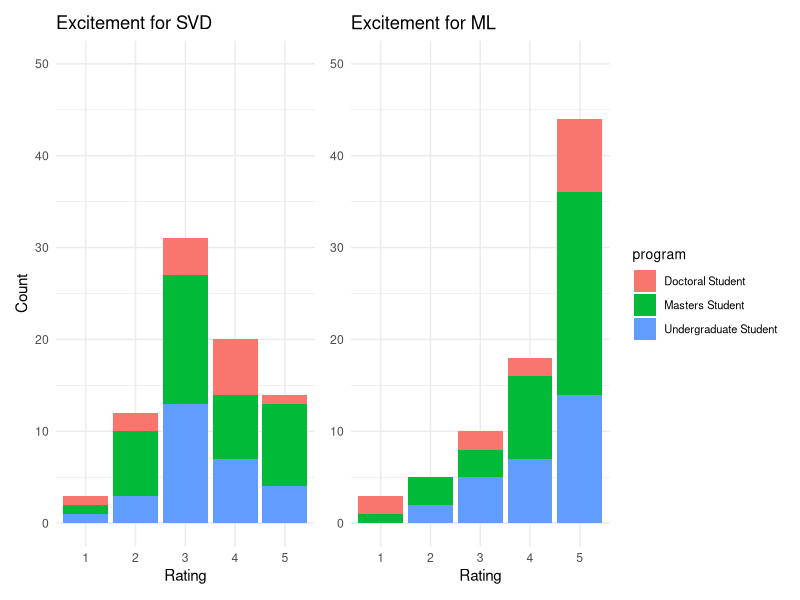
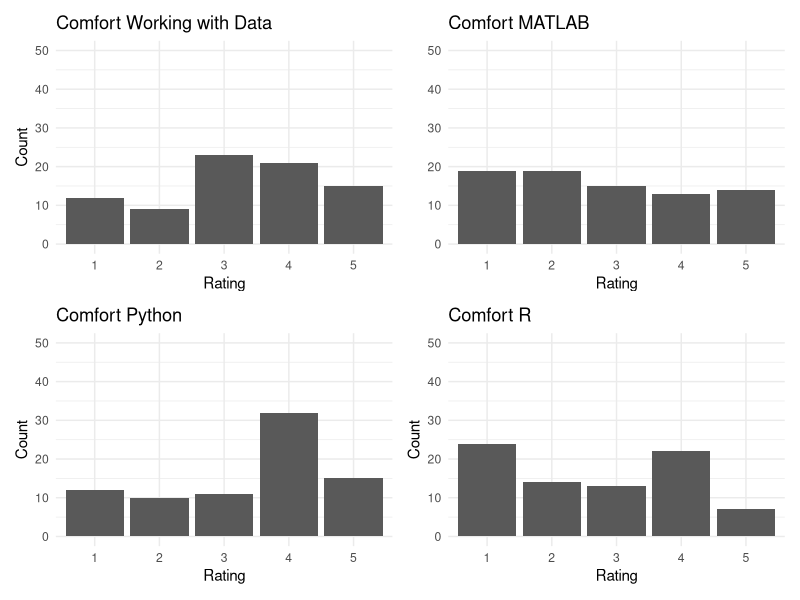
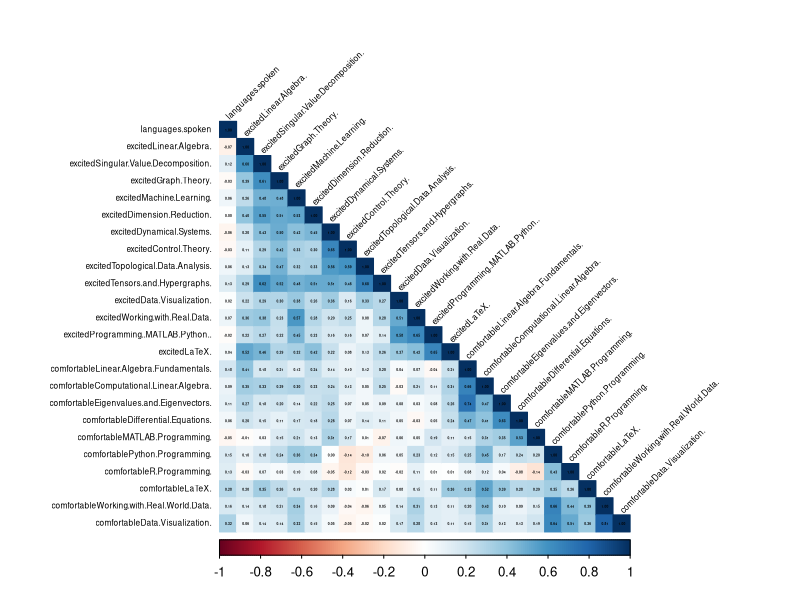
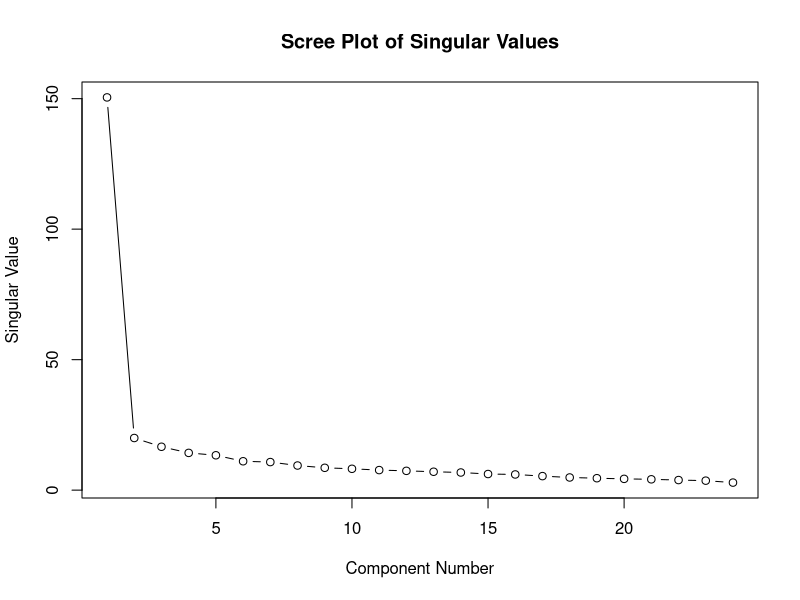
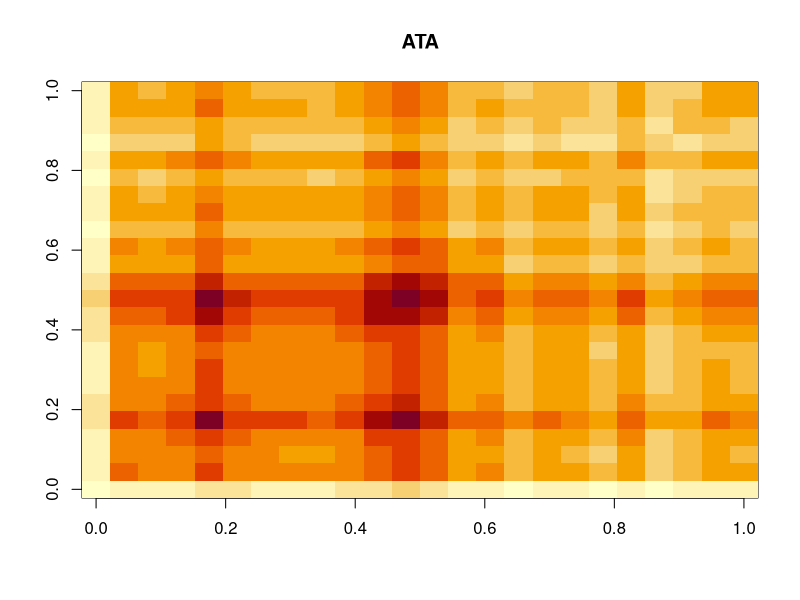
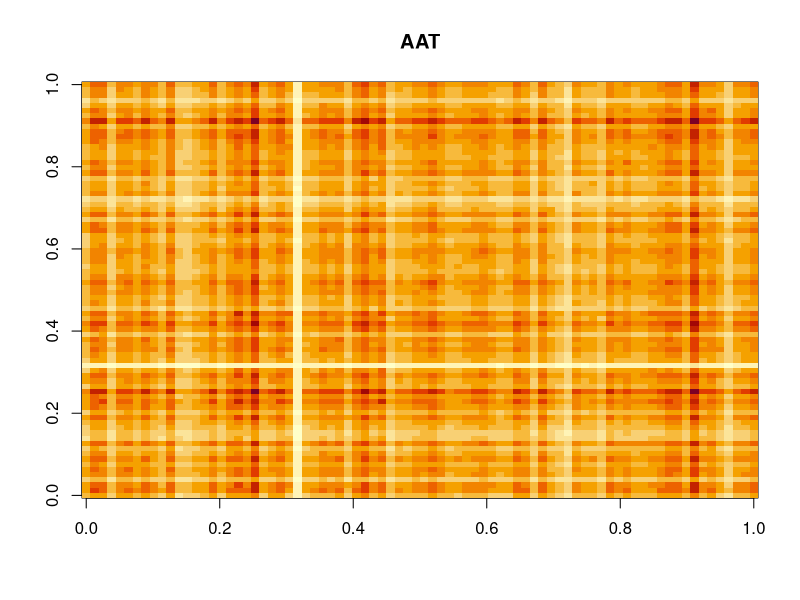

These figures' R source, in order:
## ---- chunk 1
knitr::opts_chunk$set(echo = TRUE)
library(Matrix)
library(ggplot2)
library(patchwork)
library(corrplot)
## ---- chunk 2
A = matrix(c(-149, -50, -154,
               537, 180, 546,
               -27, -9, -25), 
             nrow = 3, byrow = TRUE)

eigenA = eigen(A)
print(eigenA$values)

svdA = svd(A)
print(svdA$d, digits = 2, scientific=FALSE)
## ---- chunk 3
A = matrix(c(-18, 150, -40,
               150, 200, 60,
               -40, 60, -116), 
             nrow = 3, byrow = TRUE)

eigenA = eigen(A)
print(format(eigenA$values, digits = 1))

svdA = svd(A)
print(format(svdA$d, digits = 2))
## ---- chunk 4
setwd("C:\\Users\\Ben\\OneDrive\\Documents\\Class Materials\\STATS 547")
data = read.csv("MATH 547 Introductions.csv")
colnames(data) <- sub("^In.this.section.please.indicate.how.comfortable.you.are.with.the.following.topics..1.indicates..beginner..and.5.indicates..expert....Note..Proficiency.in.every.category.is.not.a.barrier.to.entry.for.this.course....", "comfortable", colnames(data))
colnames(data) <- sub("^In.this.section..please.indicate.how.excited.you.are.by.the.following.topics..1.indicates..not.excited..and.5.indicates..very.excited...", "excited", colnames(data))
colnames(data) <- sub("^How.many.human.languages.do.you.speak.", "languages.spoken", colnames(data))
colnames(data) <- sub("^Choose.the.option.that.best.describes.you.", "program", colnames(data))
colnames(data) <- sub("^Choose.the.best.description.of.your.background.", "major.focus", colnames(data))
colnames(data) <- sub("^What.do.you.plan.to.do.after.your.program.", "plan", colnames(data))
## ---- chunk 5
dim(data)

#Rank of the data excluding categorical variables
numerics = data[c(3, 5:ncol(data))]
rankMatrix(numerics)[1]
## ---- chunk 6
p1 <- ggplot(data = data[,1:17], 
             aes(x = factor(excitedSingular.Value.Decomposition.), fill = program)) +
  geom_bar(position = "stack") +  
  labs(title = "Excitement for SVD",
       x = "Rating",
       y = "Count") +
  theme_minimal() +
  theme(legend.position = "none") + 
  ylim(0, 50)  

p2 <- ggplot(data = data[,1:17], 
             aes(x = factor(excitedMachine.Learning.), fill = program)) +
  geom_bar(position = "stack") +  
  labs(title = "Excitement for ML",
       x = "Rating",
       y = NULL) +
  theme_minimal() +
  theme(legend.text = element_text(size = 8), 
        legend.title = element_text(size = 10)) +  
  ylim(0, 50)  

p1 + p2  
## ---- chunk 7
p1 <- ggplot(data = data, 
             aes(x = factor(comfortableWorking.with.Real.World.Data.))) +
  geom_bar(position = "stack") +  
  labs(title = "Comfort Working with Data",
       x = "Rating",
       y = "Count") +
  theme_minimal() +
  theme(legend.position = "none") + 
  ylim(0, 50)  

p2 <- ggplot(data = data, 
             aes(x = factor(comfortableMATLAB.Programming.))) +
  geom_bar(position = "stack") +  
  labs(title = "Comfort MATLAB",
       x = "Rating",
       y = NULL) +
  theme_minimal() +
  theme(legend.text = element_text(size = 8), 
        legend.title = element_text(size = 10)) +  
  ylim(0, 50)  

p3 <- ggplot(data = data, 
             aes(x = factor(comfortablePython.Programming.))) +
  geom_bar(position = "stack") +  
  labs(title = "Comfort Python",
       x = "Rating",
       y = "Count") +
  theme_minimal() +
  theme(legend.position = "none") + 
  ylim(0, 50)  

p4 <- ggplot(data = data, 
             aes(x = factor(comfortableR.Programming.))) +
  geom_bar(position = "stack") +  
  labs(title = "Comfort R",
       x = "Rating",
       y = "Count") +
  theme_minimal() +
  theme(legend.position = "none") + 
  ylim(0, 50)  

p1 + p2 + p3 +p4 

## ---- chunk 8
cor_matrix = cor(numerics, use = "complete.obs")
corrplot(cor_matrix, method = "color", type = "lower", 
         tl.pos = TRUE, tl.cex = .5, tl.col = "black", tl.srt = 45,
         addCoef.col = "black", number.cex = .2)
## ---- chunk 9
svdA = svd(numerics)
U = svdA$u
S = svdA$d
V = svdA$v
## ---- chunk 10
plot(S, 
     type = "b", 
     main = "Scree Plot of Singular Values", 
     xlab="Component Number", 
     ylab = "Singular Value")
## ---- chunk 11
A = data.matrix(numerics)
image(t(A) %*% A, main = "ATA")
image(A %*% t(A), main = "AAT")
## ---- chunk 12
svd.AtA = svd(t(A) %*% A)
ata.u = svd.AtA$u
ata.s = svd.AtA$d
ata.v = svd.AtA$v

svd.AAt = svd(A %*% t(A))
aat.u = svd.AAt$u
aat.s = svd.AAt$d
aat.v = svd.AAt$v

#Compare the first 24 singular values of ATA and AAT
round(ata.s - aat.s[1:length(ata.s)], digits=1)
## ---- chunk 13
#Compare the 24 singular values to ATA and A
round(ata.s - S^2, digits = 1)
